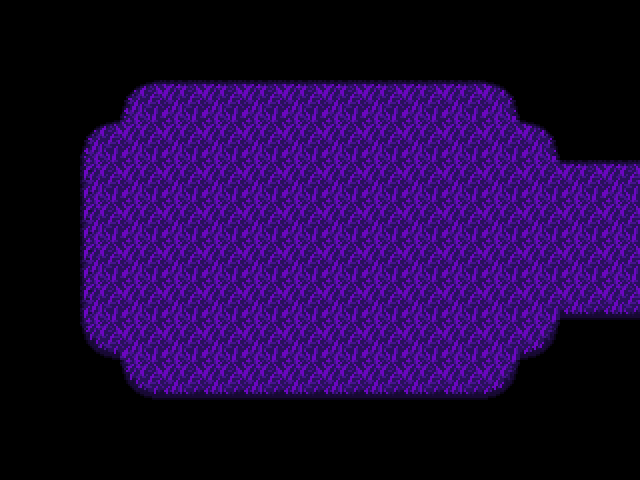

Below is a game level as drawn by its tile map, then a one-line description and the .tmx file that defines it, in full:
An orthogonal 16x12 tile map with 40x40 px tiles, 1 tile layer (Tile Layer 1) and 4 objects (spawn, dwexit, transition).

<map version="1.10" tiledversion="1.10.1" orientation="orthogonal" renderorder="right-down" width="16" height="12" tilewidth="40" tileheight="40" infinite="0" nextlayerid="6" nextobjectid="10">
 <editorsettings>
  <export target="data.lua" format="lua" />
 </editorsettings>
 <properties>
  <property name="music" value="deltarune/field_of_hopes" />
 </properties>
 <tileset firstgid="1" source="../../../tilesets/bg_darkfield_tiles.tsx" />
 <layer id="1" name="Tile Layer 1" width="16" height="12">
  <data encoding="csv">
0,0,0,0,0,0,0,0,0,0,0,0,0,0,0,0,
0,0,0,0,0,0,0,0,0,0,0,0,0,0,0,0,
0,0,0,67,68,68,68,68,68,68,68,68,69,0,0,0,
0,0,67,52,52,52,52,52,52,52,52,52,52,69,0,0,
0,0,73,52,52,52,52,52,52,52,52,52,52,52,68,68,
0,0,73,52,52,52,52,52,52,52,52,52,52,52,52,52,
0,0,73,52,52,52,52,52,52,52,52,52,52,52,52,52,
0,0,73,52,52,52,52,52,52,52,52,52,52,52,80,80,
0,0,79,52,52,52,52,52,52,52,52,52,52,81,0,0,
0,0,0,79,80,80,80,80,80,80,80,80,81,0,0,0,
0,0,0,0,0,0,0,0,0,0,0,0,0,0,0,0,
0,0,0,0,0,0,0,0,0,0,0,0,0,0,0,0
</data>
 </layer>
 <objectgroup id="3" name="collision">
  <object id="3" x="640" y="320">
   <polygon points="0,0 -80,0 -160,80 -480,80 -560,0 -560,-160 -480,-240 -160,-240 -80,-160 0,-160 0,-320 -640,-320 -640,160 0,160" />
  </object>
 </objectgroup>
 <objectgroup id="4" name="markers">
  <object id="6" name="spawn" x="600" y="240">
   <point />
  </object>
 </objectgroup>
 <objectgroup id="5" name="objects">
  <object id="7" name="dwexit" x="320" y="240">
   <properties>
    <property name="flagcheck" value="canReturnFromCardWorld" />
    <property name="map" value="deoxynn/frivatown_2" />
    <property name="mapFacing" value="down" />
    <property name="mapX" value="1176" />
    <property name="mapY" value="270" />
    <property name="marker" value="CardWorld" />
   </properties>
  </object>
  <object id="9" name="transition" x="640" y="160" width="40" height="160">
   <properties>
    <property name="map" value="cardworld/path_1" />
    <property name="marker" value="cs" />
   </properties>
  </object>
 </objectgroup>
</map>
